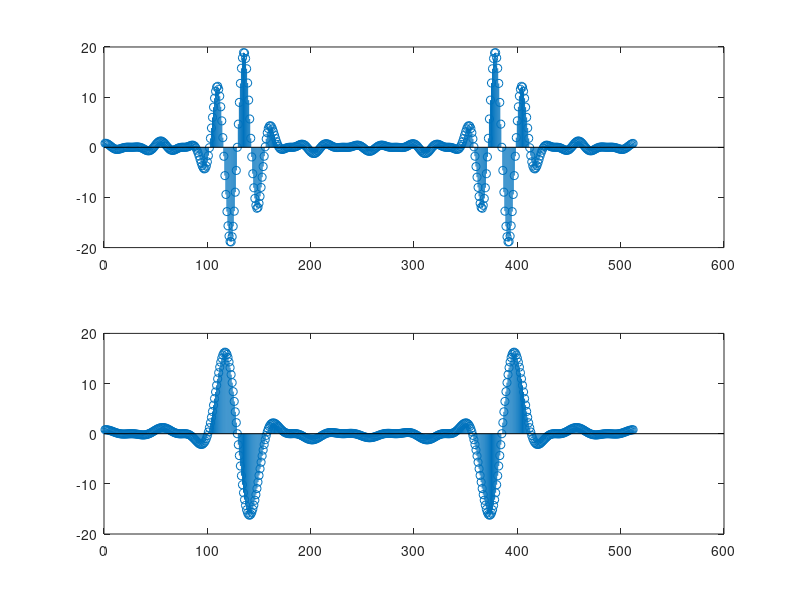

The MATLAB source for this figure:
%2
n=[-9:9];
n1=[0:18];
A=4;
Fx = 0.25;
w=[1:10,9:-1:1]/10;
x= A*cos(pi*n*2*Fx);

y= x.*w;
y1=x.*w;

y1 = [y1 zeros(1,512-19)];
y = [y zeros(1,512-19)];

Y1dft = fft(y1);
Ydft = fft(y);

x = [x zeros(1,512-19)];
Xdft = fft(x);
%%5
no=10;
zn=ifft(Y1dft.*exp(-j*2*pi/512*no*[0:511]));
figure
subplot(2,1,1);
stem(fft(zn));
subplot(2,1,2);
stem(Y1dft);
